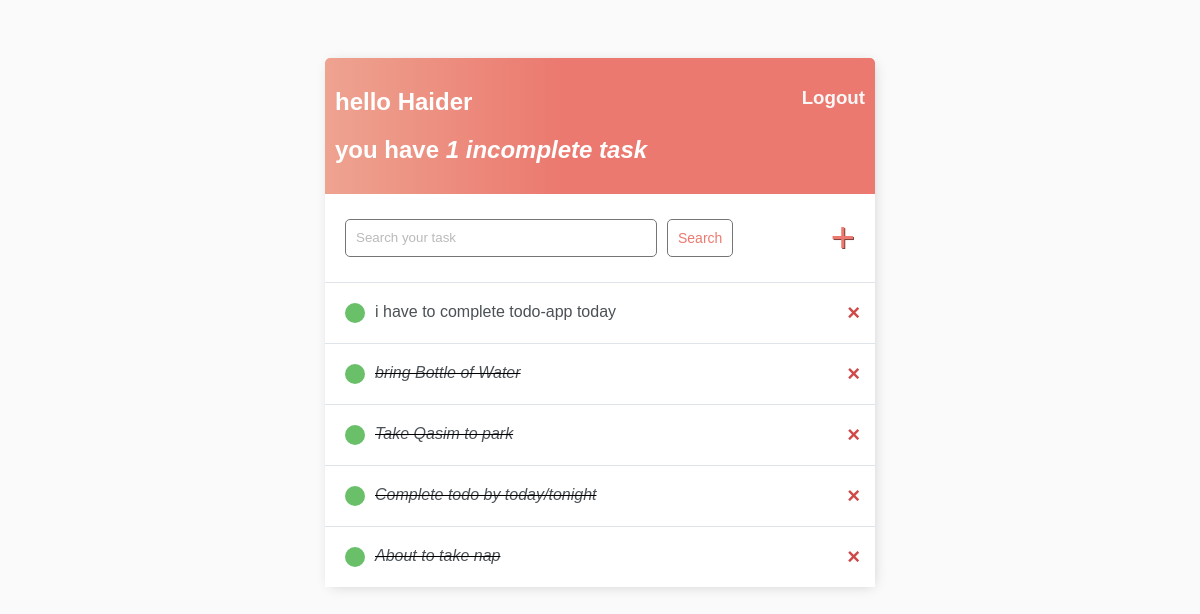
Before: / (signed in) with the older database file.
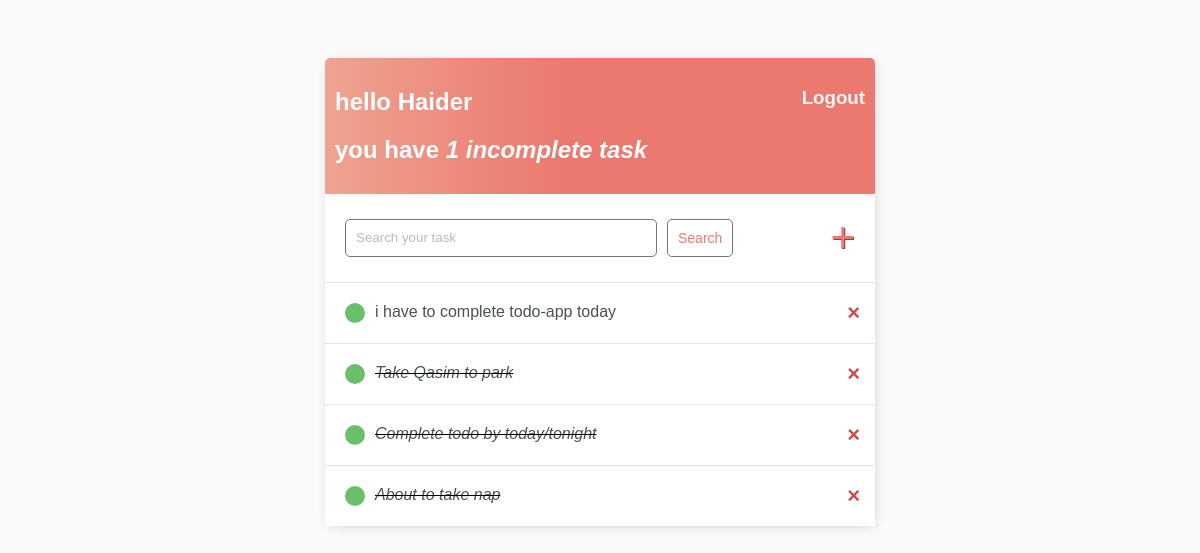
After: the same page with the newer database file.
### base/models.py (models this page shows)
class Task(models.Model):
    user = models.ForeignKey(User, on_delete=models.CASCADE, null=True, blank=True )
    title = models.CharField(max_length=200)
    description = models.TextField(null=True, blank=True)
    complete = models.BooleanField(default=False)
    created = models.DateTimeField(auto_now_add=True)
    def __str__(self):
        return self.title
    class Meta:
        ordering = ['complete']

### base/views.py (the view)
# urls.py: path('',TaskList.as_view(), name='tasks'),
class TaskList(LoginRequiredMixin,ListView):
    model = Task
    context_object_name = 'tasks'
    def get_context_data(self, **kwargs):
        context = super().get_context_data(**kwargs)
        context['tasks'] = context['tasks'].filter(user=self.request.user)
        context['count'] = context['tasks'].filter(complete=False).count()
        search_input = self.request.GET.get('search-area') or ''  # if not comming any query than None
        if search_input:
            context['tasks'] = context['tasks'].filter(title__startswith=search_input)
        context['search_input'] = search_input  # to keep search term in textbox
        return context

### base/templates/base/task_list.html
{% extends 'base/main.html' %}
{% block content %}
<div class="header-bar">
    <div>
    <h2>hello {{request.user|title}}</h2>
    <h2>you have <i>{{count}} incomplete task{{ count|pluralize:"s" }}</i></h2>
</div>
    {% if request.user.is_authenticated %}
    <h3><a href="{% url 'logout' %}">Logout</a></h3>
    {% else %}
    <h3><a href="{% url 'login' %}">Login</a></h3>
    {% endif %}
</div>
<div id="search-add-wrapper">
    <form method="GET" style="display: flex;">
        <input type='text' style='width:290px;' name='search-area' placeholder="Search your task" value="{{search_input}}">
        <input class="button" type="submit" value='Search'>
    </form>
    <a id="add-link" href="{% url 'task-create' %}">&#x2b;</a>
</div>
<div class="task-wrapper-items">
    {% for task in tasks %}
    <div class="task-wrapper">
            {% if task.complete %}
            <div class="task-title">
                <div class="task-complete-icon"></div>
                <i><s><a href="{% url 'task-update' task.id %}">{{task}}</a></s></i>
            </div>
            <a class="delete-link" href="{% url 'task-delete' task.id %}">&#215;</a>
            {% else %}
            <div class="task-title">
                <div class="task-complete-icon"></div>
                <a href="{% url 'task-update' task.id %}">{{task}}</a>
            </div>
            <a class="delete-link" href="{% url 'task-delete' task.id %}">&#215;</a>
            {% endif %}
        </div>
        {% empty %}
            <div style="text-align: center; padding-bottom: 10px; line-height: 1em;">
                <h3>No new tasks are created.</h3>
                <h3>Create a <a style="text-decoration: none; color: #e53935;" href="{% url 'task-create' %}">New task</a> ! </h3>
            </div>
    </div>
    {% endfor %}
</div>
{% endblock content %}

### base/templates/base/main.html (shortened to what this page needs)
<!DOCTYPE html>
<html lang="en">
<head>
</head>
<body>
    <div class="container">
        {% block content %}
        {% endblock content %}
    </div>
</body>
</html>

### base/templates/base/main.html (style rules this page uses)
body { background-color: #FAFAFA; font-family: 'Nunito', sans-serif; padding-top: 50px; }
h1,h2,h3,h4,h5,h6 { font-family: 'Raleway', sans-serif; }
a,p { color: #4b5156; }
.container { max-width: 550px; margin: auto; background-color: #fff; -webkit-box-shadow: 2px 2px 13px -4px rgba(0, 0, 0, 0.21); box-shadow: 2px 2px 13px -4px rgba(0, 0, 0, 0.21); }
.header-bar { display: flex; justify-content: space-between; color: #fff; padding: 10px; border-radius: 5px 5px 0 0; background: linear-gradient(90deg, #EEA390 0%, #EB796F 43%, #EB796F 100%); }
.header-bar a { color: rgb(247, 247, 247); text-decoration: none; }
.task-wrapper { display: flex; align-items: center; justify-content: space-between; background-color: #fff; border-top: 1px solid #dfe4ea; overflow: hidden; }
.task-title { display: flex; padding: 20px; }
.task-title a { text-decoration: none; color: #4b5156; margin-left: 10px; }
.task-complete-icon { height: 20px; width: 20px; background-color: rgb(105, 192, 105); border-radius: 50%; }
.delete-link { text-decoration: none; font-weight: 900; color: #cf4949; font-size: 22px; line-height: 0; padding: 20px 0px; margin-right:15px; }
#search-add-wrapper { display: flex; justify-content: space-between; align-items: center; padding: 20px; }
input[type=text], input[type=password], textarea { border: 1px solid #757575; border-radius: 5px; padding: 10px; width: 90%; }
.button { border: 1px solid #757575; background-color: #FFF; color: #EB796F; padding: 10px; font-size: 14px; border-radius: 5px; cursor: pointer; text-decoration: none; margin-left:10px; }
#add-link { color: #EB796F; text-decoration: none; font-size: 42px; text-shadow: 1px 1px #81413b; }
::placeholder { font-weight: 300; opacity: 0.5; }

Changed rows visible on the page:
removed Task: title "bring Bottle of Water"
